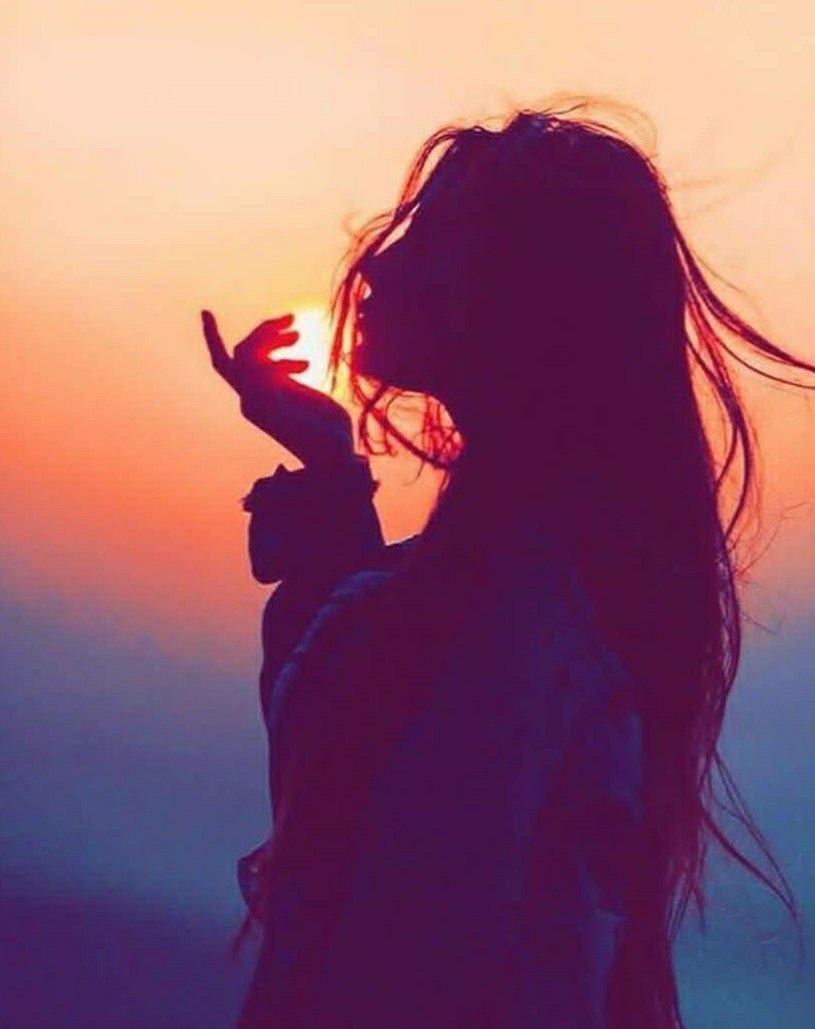
#> input picture profile.jpg, 815 x 1029 px
$ jupyter execute cartoonify_project.ipynb
#> lines starting #> are read from the running program, lines starting #| are printed output that depends on the picture; after the words box and inside, x2 and y2 are one past the last pixel; in counts of white or black regions, pixels touching at a corner belong together
<a href="https://colab.research.google.com/github/LavanyaSingla/Cartooning-Image/blob/main/cartoonify_project.ipynb" target="_parent"></a>

[cell 1]
from google.colab.patches import cv2_imshow
import cv2
import numpy as np
import matplotlib.pyplot as plt

img = cv2.imread('profile.jpg')
#> img is the input picture: shape (1029, 815, 3); mean B, G, R 109.6, 91.7, 143.1
img1 = cv2.cvtColor(img, cv2.COLOR_BGR2GRAY)  # grayscale
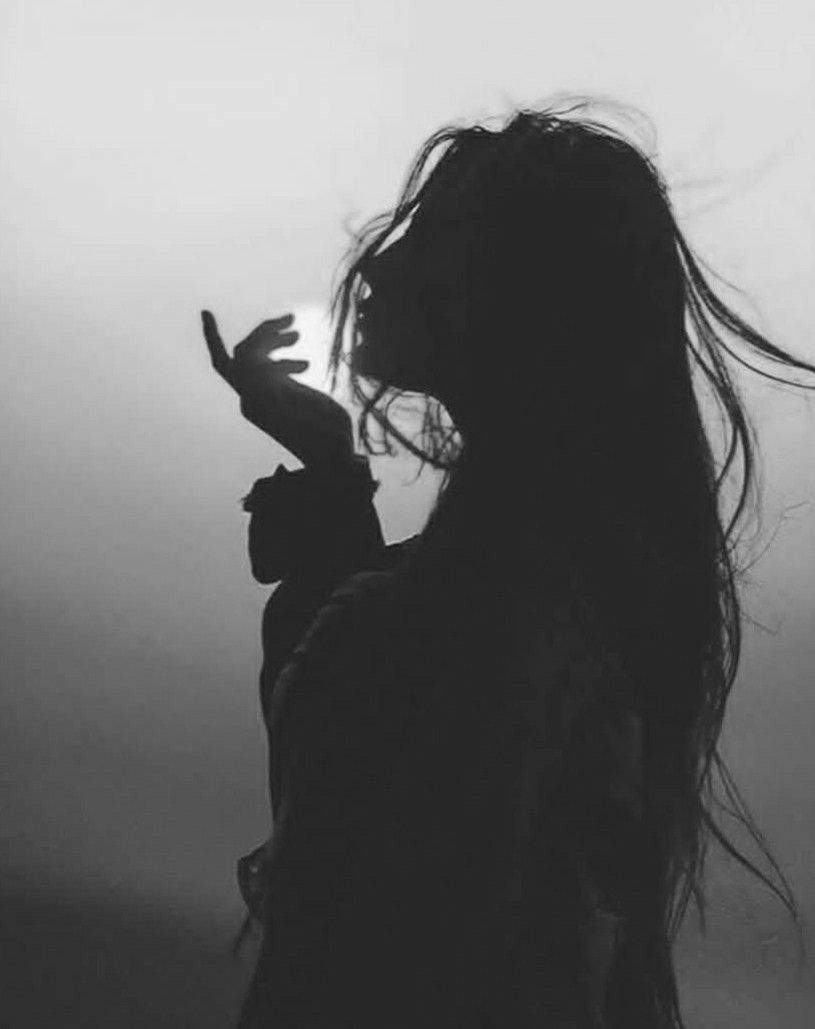
#> img1: shape (1029, 815); min 22, max 254, mean 109.1
img2 = cv2.resize(img1, (500, 540))  # resize
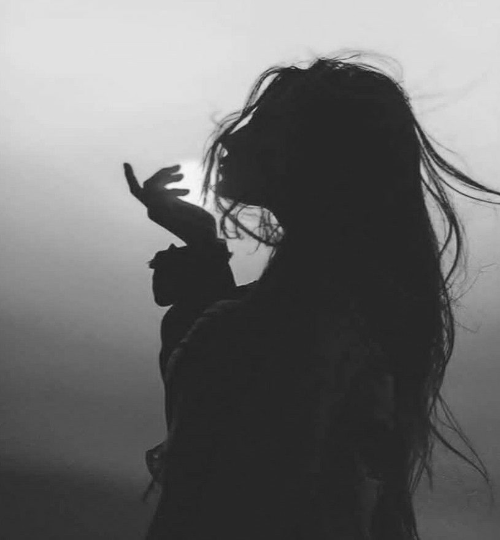
#> img2: shape (540, 500); min 26, max 250, mean 109.1
img3 = cv2.medianBlur(img1, 5)  # smooth
img4 = cv2.resize(img3, (500, 540))  # resize

img5 = cv2.adaptiveThreshold(img4, 255,
                             cv2.ADAPTIVE_THRESH_MEAN_C,
                             cv2.THRESH_BINARY, 11, 11)  # getting edges
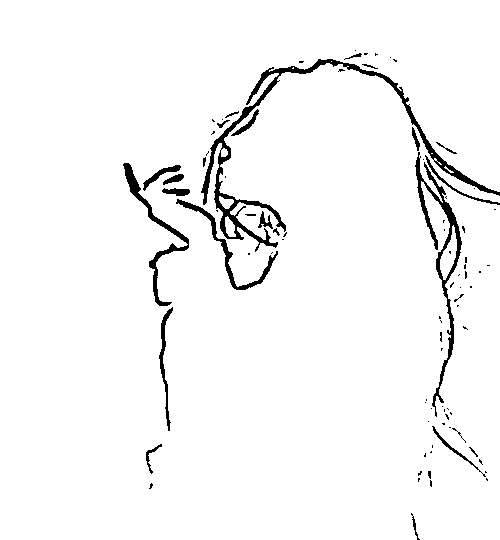
#> img5: shape (540, 500); 96.5% white; 88 black regions (62 under 20 px), largest, box (x1, y1, x2, y2) and area: (201, 59, 500, 252) 3584, (415, 152, 462, 417) 1730, (123, 163, 189, 306) 1053
img6 = cv2.resize(img5, (500, 540))  # resize

img7 = cv2.bilateralFilter(img, 9, 300, 300) # smoothen
img8 = cv2.resize(img7, (500, 540))  # resize
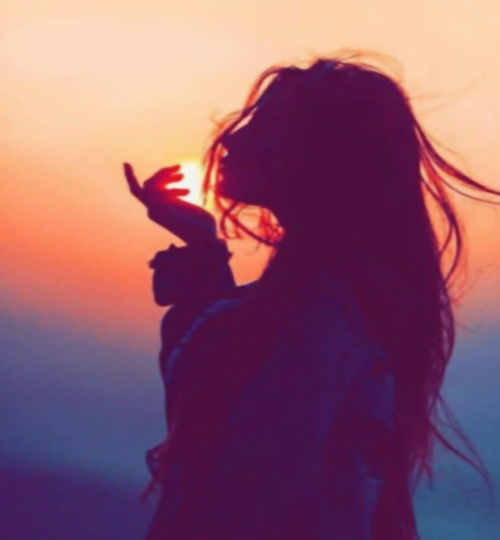
#> img8: shape (540, 500, 3); mean B, G, R 109.5, 91.7, 143.1

cartoonImage = cv2.bitwise_and(img8, img8, mask=img5)
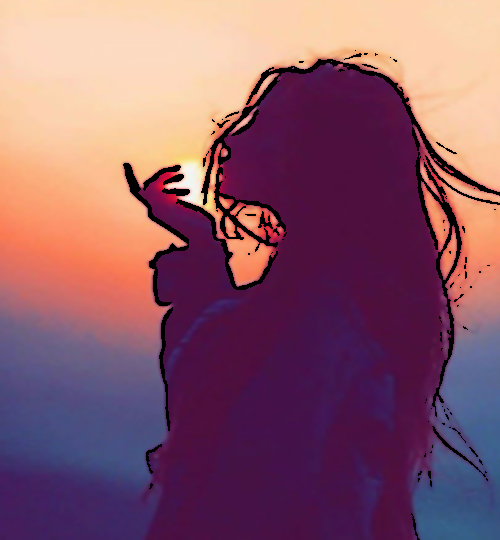
#> cartoonImage: shape (540, 500, 3); mean B, G, R 107.1, 90.2, 138.2
img9 = cv2.resize(cartoonImage, (500, 540))  # resize

print(img9)
#> (printed output is left out)
# cv2.imshow('image', img9)
cv2_imshow(img9)
k = cv2.waitKey(0) & 0xFF
#> (key Esc is pressed here)
if k == 27:
    cv2.destroyAllWindows()
elif k == ord('s'):
    cv2.imwrite('profile_copy.png', img)
    cv2.destroyAllWindows()
